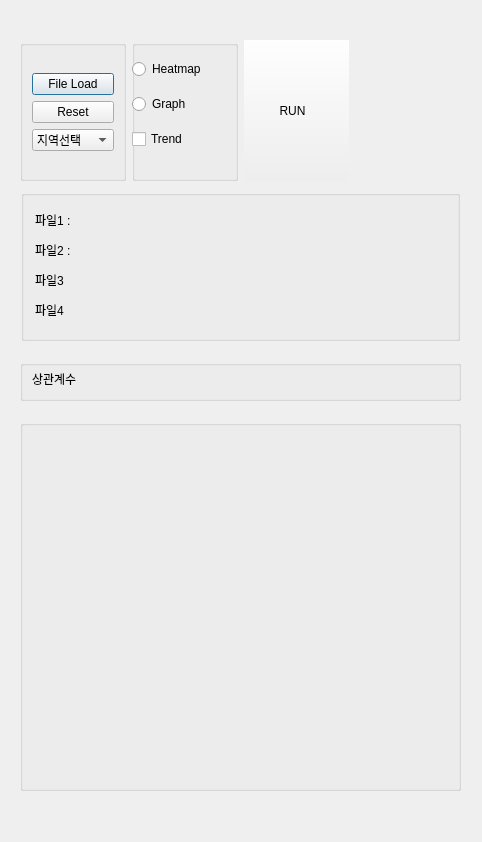
<?xml version="1.0" encoding="UTF-8"?>
<ui version="4.0">
 <class>Dialog</class>
 <widget class="QDialog" name="Dialog">
  <property name="geometry">
   <rect>
    <x>0</x>
    <y>0</y>
    <width>482</width>
    <height>842</height>
   </rect>
  </property>
  <property name="minimumSize">
   <size>
    <width>0</width>
    <height>704</height>
   </size>
  </property>
  <property name="windowTitle">
   <string>Dialog</string>
  </property>
  <widget class="QGroupBox" name="groupBox_FILE">
   <property name="geometry">
    <rect>
     <x>21</x>
     <y>190</y>
     <width>439</width>
     <height>151</height>
    </rect>
   </property>
   <property name="title">
    <string/>
   </property>
   <widget class="QLabel" name="labelgetFILE2">
    <property name="geometry">
     <rect>
      <x>70</x>
      <y>50</y>
      <width>341</width>
      <height>16</height>
     </rect>
    </property>
    <property name="text">
     <string/>
    </property>
   </widget>
   <widget class="QLabel" name="label_FILE1">
    <property name="geometry">
     <rect>
      <x>14</x>
      <y>20</y>
      <width>51</width>
      <height>20</height>
     </rect>
    </property>
    <property name="text">
     <string>파일1 :</string>
    </property>
   </widget>
   <widget class="QLabel" name="labelgetFILE1">
    <property name="geometry">
     <rect>
      <x>70</x>
      <y>20</y>
      <width>341</width>
      <height>16</height>
     </rect>
    </property>
    <property name="text">
     <string/>
    </property>
   </widget>
   <widget class="QLabel" name="label_FILE2">
    <property name="geometry">
     <rect>
      <x>14</x>
      <y>50</y>
      <width>51</width>
      <height>20</height>
     </rect>
    </property>
    <property name="text">
     <string>파일2 :</string>
    </property>
   </widget>
   <widget class="QLabel" name="labelgetFILE3">
    <property name="geometry">
     <rect>
      <x>70</x>
      <y>80</y>
      <width>341</width>
      <height>16</height>
     </rect>
    </property>
    <property name="text">
     <string/>
    </property>
   </widget>
   <widget class="QLabel" name="label_FILE3">
    <property name="geometry">
     <rect>
      <x>14</x>
      <y>80</y>
      <width>51</width>
      <height>20</height>
     </rect>
    </property>
    <property name="text">
     <string>파일3</string>
    </property>
   </widget>
   <widget class="QLabel" name="label_FILE4">
    <property name="geometry">
     <rect>
      <x>14</x>
      <y>110</y>
      <width>51</width>
      <height>20</height>
     </rect>
    </property>
    <property name="text">
     <string>파일4</string>
    </property>
   </widget>
   <widget class="QLabel" name="labelgetFILE4">
    <property name="geometry">
     <rect>
      <x>70</x>
      <y>110</y>
      <width>341</width>
      <height>16</height>
     </rect>
    </property>
    <property name="text">
     <string/>
    </property>
   </widget>
  </widget>
  <widget class="QGroupBox" name="groupBox_GRAPH">
   <property name="geometry">
    <rect>
     <x>20</x>
     <y>420</y>
     <width>441</width>
     <height>371</height>
    </rect>
   </property>
   <property name="title">
    <string/>
   </property>
   <widget class="QWidget" name="widget_GRAPH" native="true">
    <property name="geometry">
     <rect>
      <x>10</x>
      <y>20</y>
      <width>421</width>
      <height>341</height>
     </rect>
    </property>
   </widget>
  </widget>
  <widget class="QGroupBox" name="groupBox_COR">
   <property name="geometry">
    <rect>
     <x>20</x>
     <y>360</y>
     <width>441</width>
     <height>41</height>
    </rect>
   </property>
   <property name="title">
    <string/>
   </property>
   <widget class="QLabel" name="labelgetCOE">
    <property name="geometry">
     <rect>
      <x>90</x>
      <y>10</y>
      <width>331</width>
      <height>21</height>
     </rect>
    </property>
    <property name="text">
     <string/>
    </property>
   </widget>
   <widget class="QLabel" name="label_COE">
    <property name="geometry">
     <rect>
      <x>12</x>
      <y>10</y>
      <width>72</width>
      <height>18</height>
     </rect>
    </property>
    <property name="text">
     <string>상관계수</string>
    </property>
   </widget>
  </widget>
  <widget class="QWidget" name="layoutWidget">
   <property name="geometry">
    <rect>
     <x>20</x>
     <y>40</y>
     <width>441</width>
     <height>141</height>
    </rect>
   </property>
   <layout class="QHBoxLayout" name="horizontalLayout">
    <item>
     <widget class="QGroupBox" name="groupBox_SEL_FILE">
      <property name="title">
       <string/>
      </property>
      <layout class="QVBoxLayout" name="verticalLayout_3">
       <item>
        <layout class="QVBoxLayout" name="verticalLayout_2">
         <item>
          <widget class="QPushButton" name="btnLOADFILE">
           <property name="text">
            <string>File Load</string>
           </property>
          </widget>
         </item>
         <item>
          <widget class="QPushButton" name="btnRESET">
           <property name="text">
            <string>Reset</string>
           </property>
          </widget>
         </item>
         <item>
          <widget class="QComboBox" name="comboBoxAREA">
           <item>
            <property name="text">
             <string>지역선택</string>
            </property>
           </item>
           <item>
            <property name="text">
             <string>전국</string>
            </property>
           </item>
           <item>
            <property name="text">
             <string>서울</string>
            </property>
           </item>
           <item>
            <property name="text">
             <string>강원</string>
            </property>
           </item>
           <item>
            <property name="text">
             <string>경기</string>
            </property>
           </item>
           <item>
            <property name="text">
             <string>경남</string>
            </property>
           </item>
           <item>
            <property name="text">
             <string>경북</string>
            </property>
           </item>
           <item>
            <property name="text">
             <string>광주</string>
            </property>
           </item>
           <item>
            <property name="text">
             <string>대구</string>
            </property>
           </item>
           <item>
            <property name="text">
             <string>대전</string>
            </property>
           </item>
           <item>
            <property name="text">
             <string>부산</string>
            </property>
           </item>
           <item>
            <property name="text">
             <string>세종</string>
            </property>
           </item>
           <item>
            <property name="text">
             <string>울산</string>
            </property>
           </item>
           <item>
            <property name="text">
             <string>인천</string>
            </property>
           </item>
           <item>
            <property name="text">
             <string>전북</string>
            </property>
           </item>
           <item>
            <property name="text">
             <string>전남</string>
            </property>
           </item>
           <item>
            <property name="text">
             <string>제주</string>
            </property>
           </item>
           <item>
            <property name="text">
             <string>충북</string>
            </property>
           </item>
           <item>
            <property name="text">
             <string>충남</string>
            </property>
           </item>
          </widget>
         </item>
        </layout>
       </item>
      </layout>
     </widget>
    </item>
    <item>
     <widget class="QGroupBox" name="groupBox_OPT">
      <property name="title">
       <string/>
      </property>
      <widget class="QWidget" name="layoutWidget">
       <property name="geometry">
        <rect>
         <x>0</x>
         <y>10</y>
         <width>101</width>
         <height>111</height>
        </rect>
       </property>
       <layout class="QVBoxLayout" name="verticalLayout">
        <item>
         <widget class="QRadioButton" name="radiobtn_HEATMAP">
          <property name="text">
           <string>Heatmap</string>
          </property>
         </widget>
        </item>
        <item>
         <widget class="QRadioButton" name="radiobtn_GRAPH">
          <property name="text">
           <string>Graph</string>
          </property>
         </widget>
        </item>
        <item>
         <widget class="QCheckBox" name="checkBox_TREND">
          <property name="text">
           <string>Trend</string>
          </property>
         </widget>
        </item>
       </layout>
      </widget>
     </widget>
    </item>
    <item>
     <widget class="QGroupBox" name="groupBox_RUN">
      <property name="title">
       <string/>
      </property>
      <widget class="QPushButton" name="btn_RUN">
       <property name="geometry">
        <rect>
         <x>-12</x>
         <y>-10</y>
         <width>121</width>
         <height>161</height>
        </rect>
       </property>
       <property name="text">
        <string>RUN</string>
       </property>
      </widget>
     </widget>
    </item>
    <item>
     <widget class="QLabel" name="label_LOGO">
      <property name="text">
       <string/>
      </property>
      <property name="alignment">
       <set>Qt::AlignCenter</set>
      </property>
      <property name="indent">
       <number>0</number>
      </property>
     </widget>
    </item>
   </layout>
  </widget>
 </widget>
 <tabstops>
  <tabstop>btnLOADFILE</tabstop>
  <tabstop>btnRESET</tabstop>
  <tabstop>comboBoxAREA</tabstop>
  <tabstop>radiobtn_HEATMAP</tabstop>
  <tabstop>radiobtn_GRAPH</tabstop>
  <tabstop>checkBox_TREND</tabstop>
  <tabstop>btn_RUN</tabstop>
 </tabstops>
 <resources/>
 <connections/>
</ui>
